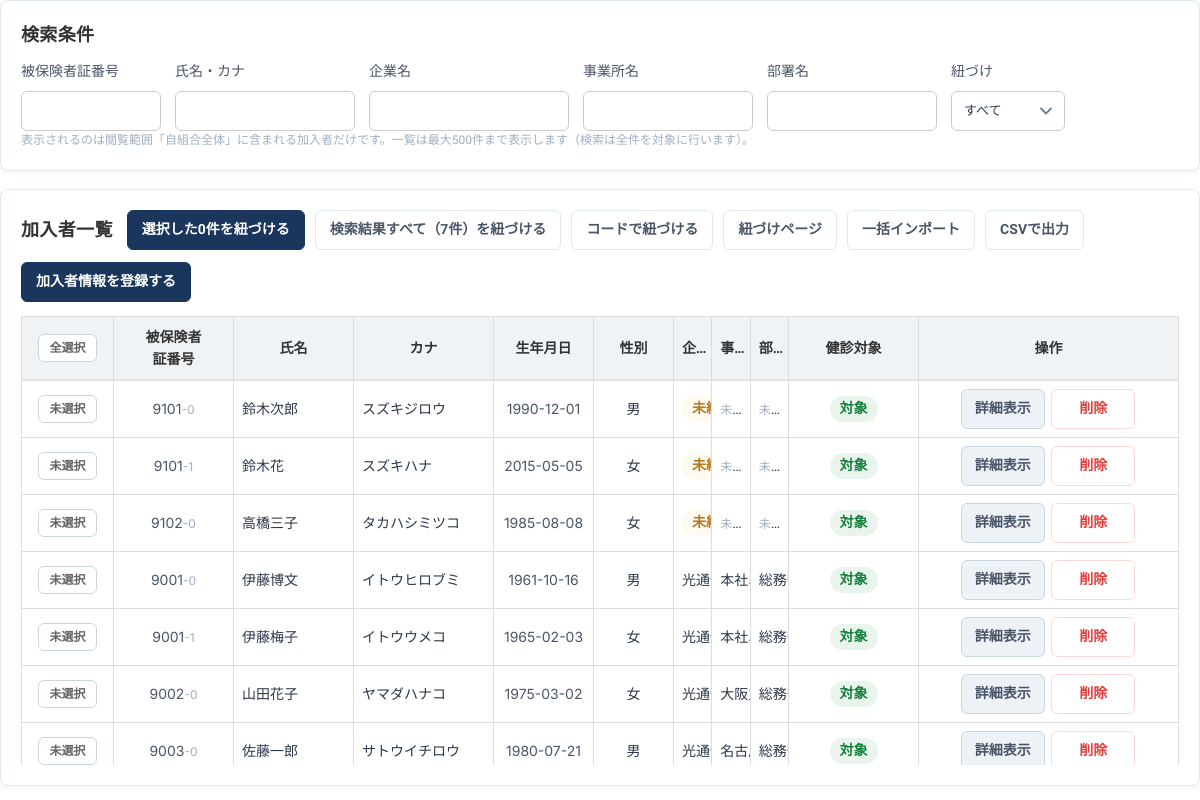
/members (signed in), run on the app's committed database.
### tables this page shows
CREATE TABLE member (
  id           INTEGER PRIMARY KEY AUTOINCREMENT,
  kenpo_id     INTEGER NOT NULL REFERENCES kenpo(id),
  company_id   INTEGER REFERENCES company(id),  -- あとから紐づける運用のため任意
  office_id    INTEGER REFERENCES office(id),   -- 所属コードが空の場合は未設定
  dept_id      INTEGER REFERENCES department(id),  -- 部署（事業所の下）。任意
  member_no    TEXT NOT NULL,                  -- 被保険者証番号
  cert_mark    TEXT,                            -- 被保険者証記号
  cert_branch  TEXT,                            -- 被保険者証枝番
  attr         TEXT,                            -- 被保険者属性名
  relation     TEXT,                            -- 続柄名称
  name         TEXT NOT NULL,                   -- 対象者氏名（漢字）
  kana         TEXT,                            -- 対象者氏名（カナ）
  sex          TEXT,
  birth        TEXT,
  qualified_at TEXT,                            -- 資格取得日（家族認定日）
  lost_at      TEXT,                            -- 資格喪失日（家族削除日）
  zip          TEXT,
  address      TEXT,
  address2     TEXT,                            -- 住所（建物名）
  tel          TEXT,
  email        TEXT,
  delivery_code TEXT,                           -- 配付先コード
  employee_code TEXT,                           -- 社員コード
  connect_id   TEXT,
  personal_id  TEXT,                            -- 個人ID
  subscriber_id TEXT,                           -- 加入者ID
  src_company_code TEXT,                        -- 取込時の事業所（企業）コード
  src_office_code  TEXT,                        -- 取込時の所属コード
  created_at   TEXT NOT NULL DEFAULT (datetime('now','localtime')),
  updated_at   TEXT, night_work INTEGER NOT NULL DEFAULT 0, excluded INTEGER NOT NULL DEFAULT 0,
  -- 本人と家族は同じ被保険者証番号で枝番が異なるため、枝番まで含めて一意にする
  UNIQUE (kenpo_id, cert_mark, member_no, cert_branch)
);

### app.py (the view)
@app.route("/members")
@login_required
def members():
    db, acc = get_db(), current_account()
    done = request.args.get("done", type=int)
    if done is not None:
        if done > 0:
            flash(f"紐づけを完了しました。このページで {done} 件を紐づけました。", "ok")
        else:
            flash("紐づけ作業を終了しました。紐づけた加入者はありません。", "ok")
    rows, total, f = _members_page(acc, 0, PAGE_ROWS)
    kenpos = db.execute("SELECT * FROM kenpo ORDER BY code").fetchall()
    return render_template("members.html", rows=rows, total=total, f=f, kenpos=kenpos,
                           comps=scoped_companies(acc), offs=scoped_offices(acc),
                           depts=scoped_departments(acc))

### app.py (called while the page is built, shortened)
def feature_na(key, role_key):
    return role_key in FEATURE_NA_ROLES.get(key, ())

def get_db():
    if "db" not in g:
        g.db = sqlite3.connect(DB_PATH)
        g.db.row_factory = sqlite3.Row
        g.db.execute("PRAGMA foreign_keys = ON")
    return g.db

def asset_ver(name="app.css"):
    try:
        return str(int(os.path.getmtime(os.path.join(BASE_DIR, "static", name))))
    except OSError:
        return "0"

@app.context_processor
def inject_asset_ver():
    return {"ASSET_V": asset_ver()}

def real_account():
    aid = session.get("account_id")
    if not aid:
        return None
    if "real_acc" not in g:
        g.real_acc = get_db().execute(
            "SELECT * FROM account WHERE id=? AND status='active'", (aid,)).fetchone()
    return g.real_acc

def support_kenpo():
    kid = session.get("support_kenpo_id")
    if not kid:
        return None

def current_account():
    me = real_account()
    if not me:
        return None
    if "acc" not in g:
        kenpo = support_kenpo()
        if kenpo:
            acc = dict(me)
            acc.update(role="kenpo_user", view_scope="kenpo_all", kenpo_id=kenpo["id"],
                       company_id=None, is_primary=0, can_download=me["can_download"],
                       name=f"{me['name']}（サポート）", support=True,
                       support_kenpo=kenpo["name"])
            g.acc = acc
        else:
            g.acc = me
    return g.acc

def sub_role(acc):
    if not acc:
        return ""
    try:
        v = acc["sub_role"]
    except (KeyError, IndexError):
        return ""
    return (v or "") if v in SUB_ROLE_LABELS else ""

def is_doctor(acc=None):
    return sub_role(acc if acc is not None else current_account()) == "doctor"

def role_key(acc=None):
    acc = acc if acc is not None else current_account()
    if not acc:
        return ""
    s = sub_role(acc)
    return acc["role"] + ("/" + s if s else "")

def feature_overrides():
    if "features" not in g:
        try:
            g.features = {(r["role_key"], r["feature"]): bool(r["allowed"])
                          for r in get_db().execute(
                              "SELECT role_key, feature, allowed FROM role_feature")}
        except sqlite3.Error:
            g.features = {}
    return g.features

def login_required(fn):
    @wraps(fn)
    def wrapper(*a, **kw):
        if not current_account():
            return redirect(url_for("login", next=request.path))
        return fn(*a, **kw)
    return wrapper

### templates/members.html (shortened to what this page needs)
{% set FIXED_HEIGHT = true %}
{% extends LAYOUT %}
{% from "_import_modal.html" import import_modal, import_script %}
{% from "_listsearch.html" import search_card, search_script, rows_script %}
{% block body %}
{{ search_card([('no', '被保険者証番号', '140px'), ('name', '氏名・カナ', '180px'),
                ('cname', '企業名', '200px'), ('oname', '事業所名', '170px'),
                ('dname', '部署名', '170px')], f,
   selects=[('link', '紐づけ', ['すべて', '紐づけ済み', '未紐づけ'])],
   note='表示されるのは閲覧範囲「' ~ SCOPE_LABELS[acc.view_scope] ~
        '」に含まれる加入者だけです。一覧は最大500件まで表示します（検索は全件を対象に行います）。') }}
<div class="block list-card">
  <div class="blk-head">
    <div class="blk-head-left">
      <h2>加入者一覧</h2>
      <div class="actions">
        {% if CAN_MASTER %}
        <button type="button" class="btn-sm primary" id="mk-open" onclick="mkOpen()" disabled
                title="選択した加入者に企業・事業所・部署を設定します">
          選択した<span id="mk-n">0</span>件を紐づける</button>
        <button type="button" class="btn-sm" id="mk-open-all" onclick="mkOpen(true)"
                title="いま絞り込んでいる条件に一致する全件を紐づけます">
          検索結果すべて（{{ '{:,}'.format(total) }}件）を紐づける</button>
        <a class="btn-sm" href="{{ url_for('members_link_auto') }}" style="text-decoration:none"
           title="取込した加入者情報のコードで、まとめて紐づけます">コードで紐づける</a>
        <a class="btn-sm" href="{{ url_for('members_link_page') }}" style="text-decoration:none"
           title="紐づけ先を選んでから、ドラッグで紐づける専用ページを開きます">紐づけページ</a>
        {% endif %}
        {% if CAN_MASTER %}
        <button type="button" class="btn-sm" onclick="openImport('imp-member')">一括インポート</button>
        {% endif %}
        <a class="btn-sm" href="{{ url_for('members_export') }}" style="text-decoration:none">CSVで出力</a>
      </div>
    </div>
    <div class="actions">
      {% if CAN_MASTER %}
      <a class="btn-sm primary" href="{{ url_for('member_new') }}" style="text-decoration:none">加入者情報を登録する</a>
      {% endif %}
    </div>
  </div>
  {% if rows %}
  <div class="table-scroll paged grow" data-rows-url="{{ url_for('members_rows') }}"
       data-loaded="{{ rows|length }}" data-total="{{ total }}">
  <table class="result-table" style="width:100%">
    <colgroup>
      <col class="col-chk"><col class="col-num"><col class="col-name"><col class="col-kana">
      <col class="col-date"><col class="col-flag"><col><col>
      <col><col class="col-status"><col class="col-ops">
    </colgroup>
<thead><tr>
      <th>{% if CAN_MASTER %}<input type="checkbox" id="mk-all"
            title="表示中をすべて選択" onchange="mkAll(this.checked)">{% endif %}</th>
      <th>被保険者<br>証番号</th>
      <th class="tl">氏名</th>
      <th class="tl">カナ</th>
      <th>生年月日</th>
      <th>性別</th>
      <th class="tl">企業名</th>
      <th class="tl">事業所名</th>
      <th class="tl">部署名</th>
      <th>健診対象</th>
      <th class="ops">操作</th>
    </tr></thead>
    <tbody>
    {% include "_rows_members.html" %}
    </tbody>
  </table>
  </div>
  {% else %}<div class="empty-box">
    {% if f.no or f.name or f.cname or f.oname %}条件に一致する加入者がありません。
    {% else %}加入者がまだ登録されていません。{% endif %}
  </div>{% endif %}
</div>
{% endblock %}

### templates/_rows_members.html (shortened to what this page needs)
{% for r in rows %}
<tr class="ls-row" data-no="{{ r.member_no }}" data-name="{{ r.name }}"
    data-cname="{{ r.company_name or '' }}" data-oname="{{ r.office_name or '' }}"
    data-dname="{{ r.dept_name or '' }}">
  <td>{% if CAN_MASTER %}<input type="checkbox" class="mk-chk" value="{{ r.id }}"
             aria-label="{{ r.member_no }} {{ r.name }} を選択">{% endif %}</td>
  <td class="code">{{ r.member_no }}{% if r.cert_branch %}<span class="hint">-{{ r.cert_branch }}</span>{% endif %}</td>
  <td class="tl"><span class="ellip w150" title="{{ r.name }}">{{ r.name }}</span></td>
  <td class="tl"><span class="ellip w150" title="{{ r.kana or '' }}">{{ r.kana or '' }}</span></td>
  <td class="code">{{ r.birth or '' }}</td>
  <td>{{ r.sex or '' }}</td>
  <td class="tl">{% if r.company_name %}
    <span class="ellip w190" title="{{ r.company_name }}（{{ r.company_code }}）">{{ r.company_name }}</span>
    {% else %}<span class="st st-invited" title="企業が未紐づけです">未紐づけ</span>{% endif %}</td>
  <td class="tl">{% if r.office_name %}
    <span class="ellip w150" title="{{ r.office_name }}（{{ r.office_code }}）">{{ r.office_name }}</span>
    {% else %}<span class="hint">未設定</span>{% endif %}</td>
  <td class="tl">{% if r.dept_name %}
    <span class="ellip w150" title="{{ r.dept_name }}（{{ r.dept_code }}）">{{ r.dept_name }}</span>
    {% else %}<span class="hint">未設定</span>{% endif %}</td>
  <td>{% if r.excluded %}<span class="st-label ng">除外</span>
      {% else %}<span class="st-label ok">対象</span>{% endif %}
    {% if r.night_work %}<span class="st-label info">深夜</span>{% endif %}</td>
  <td class="ops">
    {% if CAN_MASTER %}
    <a class="btn-sm primary {{ 'btn-detail-blue' if SHELL == 'kenpo' else 'btn-edit' }}"
       href="{{ url_for('member_edit', mid=r.id) }}"
       style="text-decoration:none">{{ '詳細表示' if SHELL == 'kenpo' else '編集' }}</a>
    <form method="post" action="{{ url_for('member_delete', mid=r.id) }}" style="display:inline"
          onsubmit="return confirm('被保険者証番号 {{ r.member_no }}（{{ r.name }}）を削除します。よろしいですか？')">
      <button class="btn-sm btn-del">削除</button></form>
    {% else %}<span class="hint">閲覧のみ</span>{% endif %}
  </td>
</tr>
{% endfor %}

### templates/frag_base.html (style rules this page uses)
body { margin:0;background:transparent }

### data on the page
member: member_no "9101", cert_branch "0", name "鈴木次郎", kana "スズキジロウ", birth "1990-12-01", sex "男", shows "未…", excluded "対象", value "詳細表示"
member: member_no "9101", cert_branch "1", name "鈴木花", kana "スズキハナ", birth "2015-05-05", sex "女", shows "未…", excluded "対象", value "詳細表示"
member: member_no "9102", cert_branch "0", name "高橋三子", kana "タカハシミツコ", birth "1985-08-08", sex "女", shows "未…", excluded "対象", value "詳細表示"
member: member_no "9001", cert_branch "0", name "伊藤博文", kana "イトウヒロブミ", birth "1961-10-16", sex "男", excluded "対象", value "詳細表示"
member: member_no "9001", cert_branch "1", name "伊藤梅子", kana "イトウウメコ", birth "1965-02-03", sex "女", excluded "対象", value "詳細表示"
member: member_no "9002", cert_branch "0", name "山田花子", kana "ヤマダハナコ", birth "1975-03-02", sex "女", excluded "対象", value "詳細表示"
member: member_no "9003", cert_branch "0", name "佐藤一郎", kana "サトウイチロウ", birth "1980-07-21", sex "男", excluded "対象", value "詳細表示"

### other printed values
{{ label }} "被保険者証番号" "氏名・カナ" "企業名" "事業所名" "部署名"
{{ label }} "紐づけ"
{{ note }} "表示されるのは閲覧範囲「自組合全体」に含まれる加入者だけです。一覧は最大500件まで表示します（検索は全件を対象に行います）。"
{{ '{:,}'.format(total) }} "7"
form field link "すべて"
